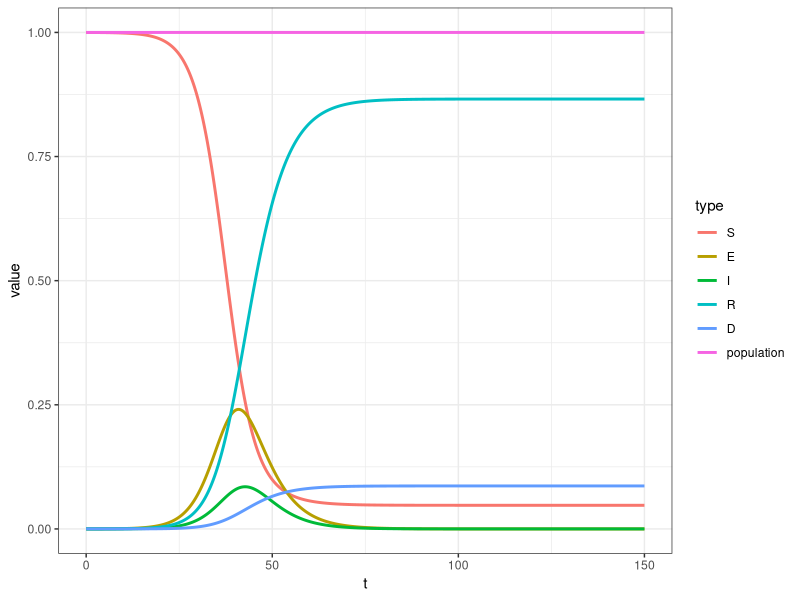
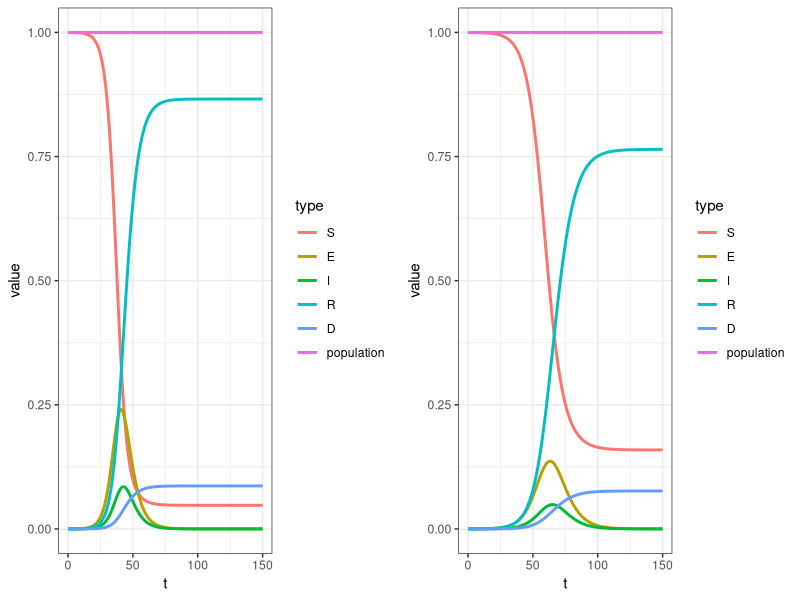

Reproduce these figures in R, in order.
## ---- chunk 1
library(data.table)
library(tidyr)
library(ggplot2); theme_set(theme_bw())
library(gganimate)
library(ggrepel)
library(gridExtra)
## ---- chunk 2
#initial parameters

# Number of days
t_max <- 150
# To create 1000 steps? So 10 for each day? To make the curve more smooth?
dt <- 0.1
t <- seq(from = 0, to = t_max, by = dt)



N <- 10000 # population

# Normalized population values
S_0 <- 1-1/N
E_0 <- 1/N
I_0 <- 0
R_0 <- 0
D_0 <- 0
## ---- chunk 3
create_data <- function(alpha = 0.2, beta = 1.75, gamma = 0.5, rho = 0, dr = 0.05){
  
  #alpha: infection rate (0-1)
  #beta: contact rate (persons)
  #gamma: recovery rate (0-1)
  #rho: social distancing factor (0 everyone, 1 base situation)
  #dr: death rate (0 noone dies)
  
  # Create a data.table with t0 values
  dataSimulation <- data.table(t = t[1], S = S_0, E = E_0, I = I_0, R = R_0, D = D_0)

  for (i in t[2:length(t)]){
    
    #get the latest (which are the last values in our data table) to calculate the next values
    last_S <- dataSimulation[nrow(dataSimulation), S]
    last_E <- dataSimulation[nrow(dataSimulation), E]
    last_I <- dataSimulation[nrow(dataSimulation), I]
    last_R <- dataSimulation[nrow(dataSimulation), R]
    last_D <- dataSimulation[nrow(dataSimulation), D]
    
    # if rho = 0 we dont want to use it in our model
    if(rho == 0){
      
      next_S <- last_S - (beta * last_S * last_I) * dt
      next_E <- last_E + (beta * last_S * last_I - alpha * last_E) * dt
      
    } else {
      
      next_S <- last_S - (rho * beta * last_S * last_I) * dt
      next_E <- last_E + (rho * beta * last_S * last_I - alpha*last_E) * dt
    }
    
    next_I <- last_I + (alpha * last_E - gamma * last_I - dr * last_I) * dt
    next_R <- last_R + (gamma * last_I) * dt
    next_D <- last_D + (dr * last_I) * dt
    
    # create the new row
    newrow <- data.table(t = i, S = next_S, E = next_E, I = next_I, R = next_R, D = next_D)
    
    # insert new row to the datatable
    dataSimulation <- rbindlist(list(dataSimulation, newrow), fill = T)
    
  }
  
  # the population should always add up to 1, so we can check that we did everything all right or not?
  dataSimulation[, population:= S + E + I + R + D]
  
  return(dataSimulation)
  
}
## ---- chunk 4
dataSimulation <- create_data(alpha = 0.2, beta = 1.75, gamma = 0.5, rho = 0 , dr = 0.05)
## ---- chunk 5
longData <- gather(dataSimulation, type, value, S:population, factor_key=TRUE)
setDT(longData)
## ---- chunk 6
plot <- ggplot(longData, aes(x = t, y = value)) + geom_line(aes(color = type), size = 1)
plot
## ---- chunk 7
ggplot(longData, aes(x = t, y = value)) +
  geom_line(aes(color = type), size = 1) +
  transition_reveal(t)
## ---- chunk 8
dataSimulation_2 <- create_data(alpha = 0.2, beta = 1.2, gamma = 0.5, rho = 0 , dr = 0.05)
longData_2 <- gather(dataSimulation_2, type, value, S:population, factor_key=TRUE)
## ---- chunk 9
plot2 <- ggplot(longData_2, aes(x = t, y = value)) + geom_line(aes(color = type), size = 1)
## ---- chunk 10
grid.arrange(plot, plot2, nrow = 1)
